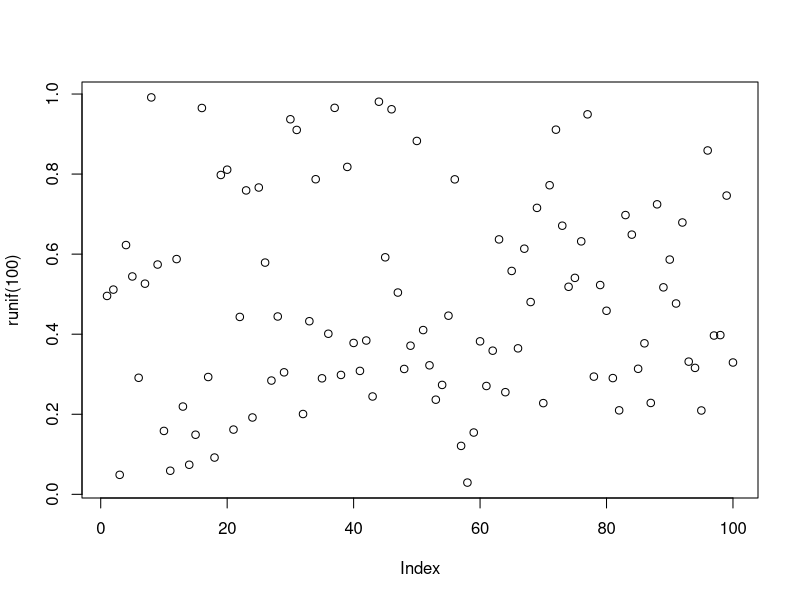

Here is the R script that generated this plot:
## ---- chunk 1
1 + 1
## ---- chunk 2
#| echo: false
plot(runif(100))
